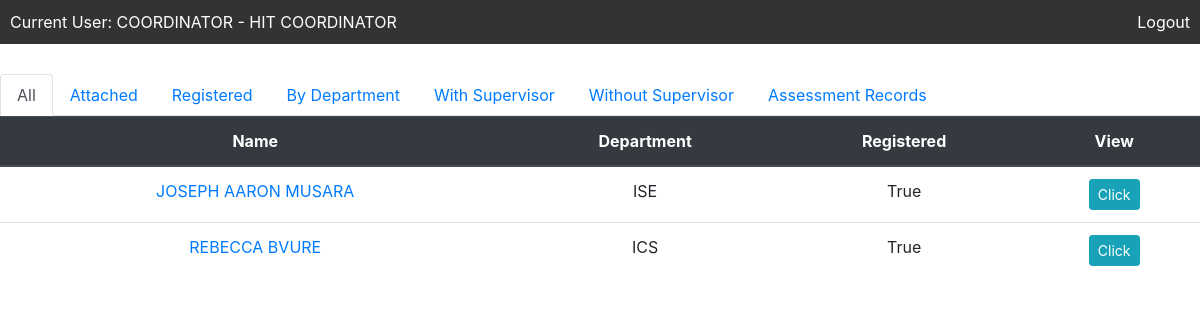
Screenshot of /dashboard/coordinator/ (signed in) with the database file from the repository.
### account/models.py (models this page shows, shortened)
class User(AbstractUser):
    username = None
    email = models.EmailField(unique=True, blank=False, error_messages={'unique': "A user with that email already exists."})
    role = models.CharField(choices=ROLE, max_length=15)
    gender = models.CharField(choices=sex, max_length=1)
    USERNAME_FIELD = "email"
    REQUIRED_FIELDS = []
    objects = CustomUserManager()
    def get_full_name(self):
        return f"{self.first_name} {self.last_name}"

### jobapp/models.py (models this page shows, shortened)
class Student(models.Model):
    user = models.OneToOneField(User, on_delete=models.CASCADE)
    reg_number = models.CharField(max_length = 8)
    department = models.CharField(max_length = 3)
    gpa = models.DecimalField(max_digits=3, decimal_places=2)
    programming_average = models.FloatField(null=True, blank=True)
    business_average = models.FloatField(null=True, blank=True)
    experience = models.TextField()
    phone_number = PhoneNumberField()
    residentialaddress = models.TextField()
    nextofkin = models.CharField(max_length = 35)
    nextofkincontact = PhoneNumberField()
    registration_status = models.BooleanField(default=True)
    attatchment_status = models.BooleanField(default=False)

### jobapp/permission.py (the view)
    def wrap(request, *args, **kwargs):
        if request.user.role == 'coordinator':
            return function(request, *args, **kwargs)
        else:
            raise PermissionDenied

### jobapp/models.py (called while the page is built)
    def __str__(self):
        return self.company_name

    def __str__(self):
        return self.user.get_full_name()

### jobapp/permission.py (called while the page is built)
def user_is_coordinator(function):
    def wrap(request, *args, **kwargs):
        if request.user.role == 'coordinator':
            return function(request, *args, **kwargs)
        else:
            raise PermissionDenied
    return wrap

### template/jobapp/tab_view.html (shortened to what this page needs)
{%load static%}
<!DOCTYPE html>
<html lang="en">
<head>
    <link rel="stylesheet" href="{% static 'css/coordinatorbootstrap.min.css' %}">
</head>
<body>
    <nav>
        <ul>
          <li>Current User: {{current_user.role | upper}} - {{current_user.get_full_name}}</a>
          <li><a href="{%url 'account:logout'%}">Logout</a></li>
        </ul>
      </nav>
    <ul class="nav nav-tabs " style="padding-top: 30px;" >
        <li class="nav-item">
            <a class="nav-link {% if selected_tab == 'all' %}active{% endif %}" id="tab-all" data-toggle="tab" href="#all">All</a>
        </li>
        <li class="nav-item">
            <a class="nav-link {% if selected_tab == 'attached' %}active{% endif %}" id="tab-attached" data-toggle="tab" href="#attached">Attached</a>
        </li>
        <li class="nav-item">
            <a class="nav-link {% if selected_tab == 'registered' %}active{% endif %}" id="tab-registered" data-toggle="tab" href="#registered">Registered</a>
        </li>
        <li class="nav-item">
            <a class="nav-link {% if selected_tab == 'department' %}active{% endif %}" id="tab-department" data-toggle="tab" href="#department">By Department</a>
        </li>
        <li class="nav-item">
            <a class="nav-link {% if selected_tab == 'have_supervisor' %}active{% endif %}" id="tab-have-supervisor" data-toggle="tab" href="#have_supervisor">With Supervisor</a>
        </li>
        <li class="nav-item">
            <a class="nav-link {% if selected_tab == 'have_no_supervisor' %}active{% endif %}" id="tab-have-no-supervisor" data-toggle="tab" href="#have_no_supervisor">Without Supervisor</a>
        </li>
        <li class="nav-item">
            <a class="nav-link {% if selected_tab == 'assessments' %}active{% endif %}" id="tab-assessments" data-toggle="tab" href="#assessments">Assessment Records</a>
        </li>
    </ul>
    <div class="tab-content">
        <div id="all" class="tab-pane fade {% if selected_tab == 'all' %}show active{% endif %}">
            <div class="table-responsive">
                <table class="table text-center">
                    <thead class="thead-dark">
                        <tr>
                            <th>Name</th>
                            <th>Department</th>
                            <th>Registered</th>
                            <th>View</th>
                        </tr>
                    </thead>
                    <tbody>
                        {% for student in students_all %}
                        <tr>
                            <td class="text-center"><a href="{% url 'jobapp:coordinator-all-students' student.user.id %}">{{ student.user.get_full_name | upper }}</a></td>
                            <td>{{ student.department| upper }}</td>
                            <td>{{ student.registration_status }}</td>
                            <td>
                                <a class="btn btn-info btn-sm" href="{% url 'jobapp:coordinator-all-students' student.user.id %}" role="button">Click</a>
                            </td>
                        </tr>
                        {% endfor %}
                    </tbody>
                </table>
            </div>
        </div>
    </div>
</body>
</html>

### template/jobapp/tab_view.html (style rules this page uses)
nav { background-color: #333; display: flex; justify-content: space-between; padding: 10px; }
nav ul { list-style: none; margin: 0; padding: 0; }
nav li { display: inline-block; color: white; }
nav a { color: white; text-decoration: none; padding: 10px; }
nav li:last-child { position: absolute; right: 0; }

### rows the page displays
User: role "COORDINATOR", get_full_name "HIT COORDINATOR"
Student: user.get_full_name "JOSEPH AARON MUSARA", department "ISE", registration_status "True"
Student: user.get_full_name "REBECCA BVURE", department "ICS", registration_status "True"
